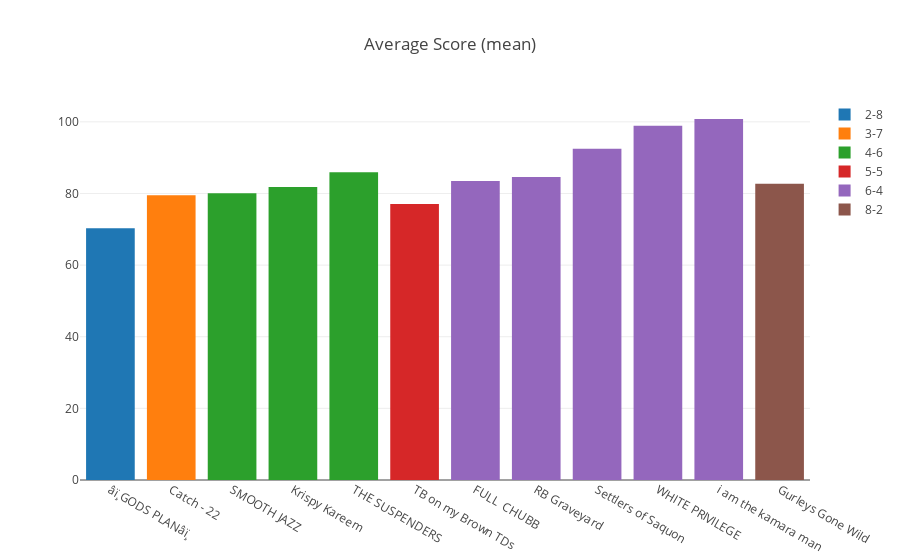
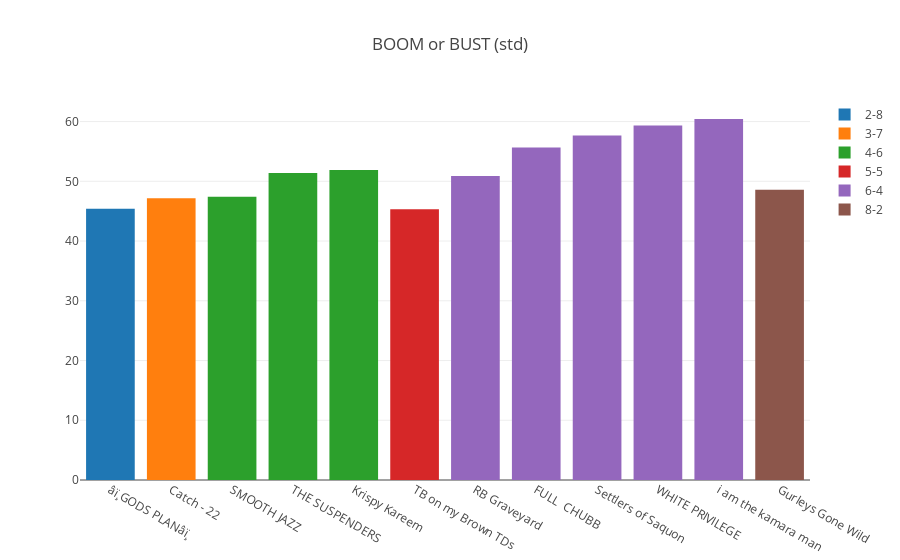
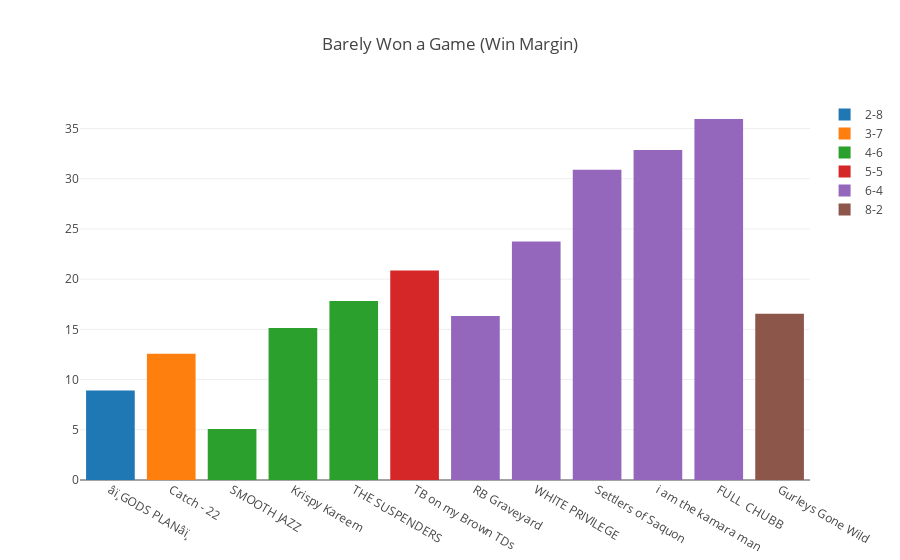
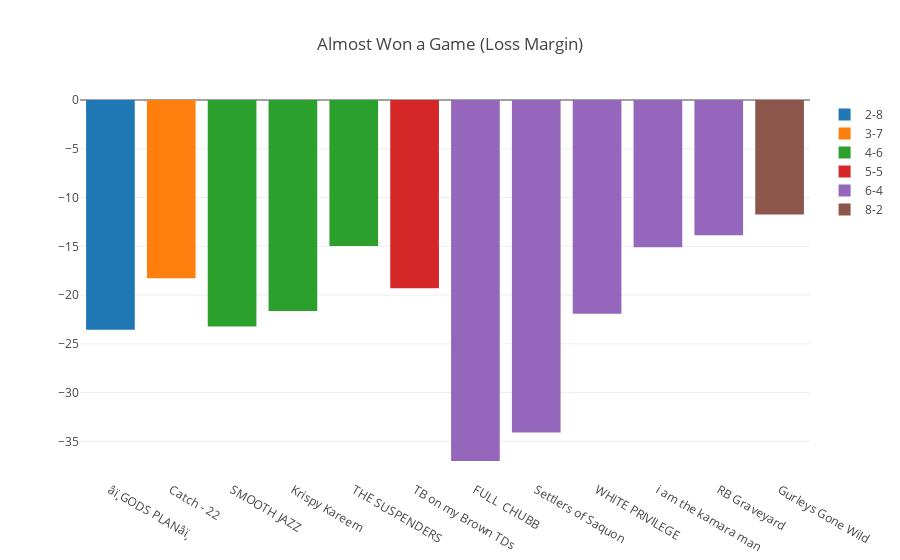

The notebook cell these images were saved under, in order:
### Code cell
# create graph
for col,title in zip(columns,titles):
    df6 = df5.sort_values(col)

    # trace
    data = []
    for s in standings:
        trace = go.Bar(x=df6[df6.standings==s].team.tolist(),
                       y=df6[df6.standings==s][col].tolist(),name=s)
        data.append(trace)

    #layout
    layout = go.Layout(title=title,
                       barmode='group')

    # fig
    fig = go.Figure(data=data, layout=layout)
    
    py.iplot(fig)

### Figure 1 — Plotly figure (JSON) as saved in the notebook; plotly's stock layout.template omitted (floating-point values rounded to 4 significant figures)
{"data": [{"name": "2-8", "type": "bar", "uid": "5429ec5c-e898-11e8-b0fb-360038087701", "x": ["âï¸GODS PLANâï¸"], "y": [70.32]}, {"name": "3-7", "type": "bar", "uid": "5429edb0-e898-11e8-93b9-360038087701", "x": ["Catch - 22"], "y": [79.54]}, {"name": "4-6", "type": "bar", "uid": "5429ee5a-e898-11e8-9521-360038087701", "x": ["SMOOTH JAZZ", "Krispy Kareem", "THE SUSPENDERS"], "y": [80.05, 81.8, 85.93]}, {"name": "5-5", "type": "bar", "uid": "5429eee6-e898-11e8-b36b-360038087701", "x": ["TB on my Brown TDs"], "y": [77.08]}, {"name": "6-4", "type": "bar", "uid": "5429ef68-e898-11e8-835b-360038087701", "x": ["FULL  CHUBB", "RB Graveyard", "Settlers of Saquon", "WHITE PRIVILEGE", "i am the kamara man"], "y": [83.47, 84.57, 92.52, 98.89, 100.8]}, {"name": "8-2", "type": "bar", "uid": "5429efe2-e898-11e8-8329-360038087701", "x": ["Gurleys Gone Wild"], "y": [82.75]}], "layout": {"barmode": "group", "title": "Average Score (mean)"}}

### Figure 2 — Plotly figure (JSON) as saved in the notebook; plotly's stock layout.template omitted (floating-point values rounded to 4 significant figures)
{"data": [{"name": "2-8", "type": "bar", "uid": "54353008-e898-11e8-b21f-360038087701", "x": ["âï¸GODS PLANâï¸"], "y": [45.4]}, {"name": "3-7", "type": "bar", "uid": "54353224-e898-11e8-8e5b-360038087701", "x": ["Catch - 22"], "y": [47.15]}, {"name": "4-6", "type": "bar", "uid": "54353378-e898-11e8-b89d-360038087701", "x": ["SMOOTH JAZZ", "THE SUSPENDERS", "Krispy Kareem"], "y": [47.42, 51.38, 51.91]}, {"name": "5-5", "type": "bar", "uid": "5435349a-e898-11e8-bcb1-360038087701", "x": ["TB on my Brown TDs"], "y": [45.31]}, {"name": "6-4", "type": "bar", "uid": "543535a8-e898-11e8-8679-360038087701", "x": ["RB Graveyard", "FULL  CHUBB", "Settlers of Saquon", "WHITE PRIVILEGE", "i am the kamara man"], "y": [50.88, 55.64, 57.68, 59.33, 60.43]}, {"name": "8-2", "type": "bar", "uid": "543536b6-e898-11e8-a785-360038087701", "x": ["Gurleys Gone Wild"], "y": [48.56]}], "layout": {"barmode": "group", "title": "BOOM or BUST (std)"}}

### Figure 3 — Plotly figure (JSON) as saved in the notebook; plotly's stock layout.template omitted (floating-point values rounded to 4 significant figures)
{"data": [{"name": "2-8", "type": "bar", "uid": "54429874-e898-11e8-84ee-360038087701", "x": ["âï¸GODS PLANâï¸"], "y": [8.91]}, {"name": "3-7", "type": "bar", "uid": "544299e6-e898-11e8-914a-360038087701", "x": ["Catch - 22"], "y": [12.58]}, {"name": "4-6", "type": "bar", "uid": "54429a9a-e898-11e8-98f4-360038087701", "x": ["SMOOTH JAZZ", "Krispy Kareem", "THE SUSPENDERS"], "y": [5.08, 15.14, 17.82]}, {"name": "5-5", "type": "bar", "uid": "54429b3a-e898-11e8-ae15-360038087701", "x": ["TB on my Brown TDs"], "y": [20.85]}, {"name": "6-4", "type": "bar", "uid": "54429bd0-e898-11e8-8d8a-360038087701", "x": ["RB Graveyard", "WHITE PRIVILEGE", "Settlers of Saquon", "i am the kamara man", "FULL  CHUBB"], "y": [16.33, 23.75, 30.89, 32.85, 35.94]}, {"name": "8-2", "type": "bar", "uid": "54429c52-e898-11e8-bebf-360038087701", "x": ["Gurleys Gone Wild"], "y": [16.56]}], "layout": {"barmode": "group", "title": "Barely Won a Game (Win Margin)"}}

### Figure 4 — Plotly figure (JSON) as saved in the notebook; plotly's stock layout.template omitted (floating-point values rounded to 4 significant figures)
{"data": [{"name": "2-8", "type": "bar", "uid": "544faa00-e898-11e8-b6f6-360038087701", "x": ["âï¸GODS PLANâï¸"], "y": [-23.54]}, {"name": "3-7", "type": "bar", "uid": "544fab68-e898-11e8-88f6-360038087701", "x": ["Catch - 22"], "y": [-18.29]}, {"name": "4-6", "type": "bar", "uid": "544fac3a-e898-11e8-9c08-360038087701", "x": ["SMOOTH JAZZ", "Krispy Kareem", "THE SUSPENDERS"], "y": [-23.22, -21.64, -14.96]}, {"name": "5-5", "type": "bar", "uid": "544facd0-e898-11e8-a53c-360038087701", "x": ["TB on my Brown TDs"], "y": [-19.29]}, {"name": "6-4", "type": "bar", "uid": "544fad5c-e898-11e8-b42b-360038087701", "x": ["FULL  CHUBB", "Settlers of Saquon", "WHITE PRIVILEGE", "i am the kamara man", "RB Graveyard"], "y": [-37.01, -34.09, -21.91, -15.1, -13.86]}, {"name": "8-2", "type": "bar", "uid": "544fadde-e898-11e8-a617-360038087701", "x": ["Gurleys Gone Wild"], "y": [-11.75]}], "layout": {"barmode": "group", "title": "Almost Won a Game (Loss Margin)"}}
